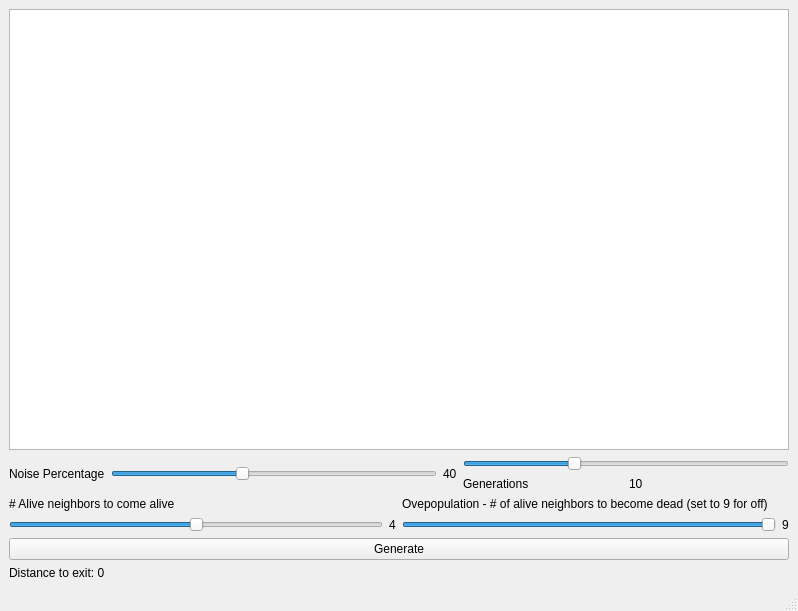
<?xml version="1.0" encoding="UTF-8"?>
<ui version="4.0">
 <class>MainWindow</class>
 <widget class="QMainWindow" name="MainWindow">
  <property name="geometry">
   <rect>
    <x>0</x>
    <y>0</y>
    <width>798</width>
    <height>611</height>
   </rect>
  </property>
  <property name="sizePolicy">
   <sizepolicy hsizetype="MinimumExpanding" vsizetype="MinimumExpanding">
    <horstretch>0</horstretch>
    <verstretch>0</verstretch>
   </sizepolicy>
  </property>
  <property name="windowTitle">
   <string>MainWindow</string>
  </property>
  <widget class="QWidget" name="centralwidget">
   <layout class="QVBoxLayout" name="verticalLayout">
    <item>
     <widget class="QGraphicsView" name="graphicsView"/>
    </item>
    <item>
     <layout class="QHBoxLayout" name="horizontalLayout">
      <item>
       <widget class="QLabel" name="label_2">
        <property name="text">
         <string>Noise Percentage</string>
        </property>
       </widget>
      </item>
      <item>
       <widget class="QSlider" name="noiseSlider">
        <property name="maximum">
         <number>100</number>
        </property>
        <property name="singleStep">
         <number>5</number>
        </property>
        <property name="value">
         <number>40</number>
        </property>
        <property name="orientation">
         <enum>Qt::Horizontal</enum>
        </property>
        <property name="tickPosition">
         <enum>QSlider::NoTicks</enum>
        </property>
        <property name="tickInterval">
         <number>1</number>
        </property>
       </widget>
      </item>
      <item>
       <layout class="QVBoxLayout" name="verticalLayout_3"/>
      </item>
      <item>
       <widget class="QLabel" name="noiseLabel">
        <property name="text">
         <string>40</string>
        </property>
       </widget>
      </item>
      <item>
       <layout class="QVBoxLayout" name="verticalLayout_2">
        <item>
         <widget class="QSlider" name="generationSlider">
          <property name="maximum">
           <number>30</number>
          </property>
          <property name="sliderPosition">
           <number>10</number>
          </property>
          <property name="orientation">
           <enum>Qt::Horizontal</enum>
          </property>
         </widget>
        </item>
        <item>
         <layout class="QHBoxLayout" name="horizontalLayout_2">
          <item>
           <widget class="QLabel" name="label">
            <property name="text">
             <string>Generations</string>
            </property>
           </widget>
          </item>
          <item>
           <widget class="QLabel" name="generationLabel">
            <property name="text">
             <string>10</string>
            </property>
           </widget>
          </item>
         </layout>
        </item>
       </layout>
      </item>
     </layout>
    </item>
    <item>
     <layout class="QHBoxLayout" name="horizontalLayout_5">
      <item>
       <layout class="QVBoxLayout" name="verticalLayout_4">
        <item>
         <widget class="QLabel" name="label_3">
          <property name="text">
           <string># Alive neighbors to come alive</string>
          </property>
         </widget>
        </item>
        <item>
         <layout class="QHBoxLayout" name="horizontalLayout_3">
          <item>
           <widget class="QSlider" name="aliveSlider">
            <property name="maximum">
             <number>8</number>
            </property>
            <property name="sliderPosition">
             <number>4</number>
            </property>
            <property name="orientation">
             <enum>Qt::Horizontal</enum>
            </property>
           </widget>
          </item>
          <item>
           <widget class="QLabel" name="aliveLabel">
            <property name="text">
             <string>4</string>
            </property>
           </widget>
          </item>
         </layout>
        </item>
       </layout>
      </item>
      <item>
       <layout class="QVBoxLayout" name="verticalLayout_5">
        <item>
         <widget class="QLabel" name="label_5">
          <property name="text">
           <string>Ovepopulation - # of alive neighbors to become dead (set to 9 for off)</string>
          </property>
         </widget>
        </item>
        <item>
         <layout class="QHBoxLayout" name="horizontalLayout_4">
          <item>
           <widget class="QSlider" name="overpopSlider">
            <property name="maximum">
             <number>9</number>
            </property>
            <property name="value">
             <number>9</number>
            </property>
            <property name="orientation">
             <enum>Qt::Horizontal</enum>
            </property>
           </widget>
          </item>
          <item>
           <widget class="QLabel" name="overpopLabel">
            <property name="text">
             <string>9</string>
            </property>
           </widget>
          </item>
         </layout>
        </item>
       </layout>
      </item>
     </layout>
    </item>
    <item>
     <widget class="QPushButton" name="generateBtn">
      <property name="text">
       <string>Generate</string>
      </property>
     </widget>
    </item>
    <item>
     <widget class="QLabel" name="distanceLabel">
      <property name="text">
       <string>Distance to exit: 0</string>
      </property>
     </widget>
    </item>
   </layout>
  </widget>
  <widget class="QMenuBar" name="menubar">
   <property name="geometry">
    <rect>
     <x>0</x>
     <y>0</y>
     <width>798</width>
     <height>20</height>
    </rect>
   </property>
  </widget>
  <widget class="QStatusBar" name="statusbar"/>
 </widget>
 <resources/>
 <connections/>
</ui>
